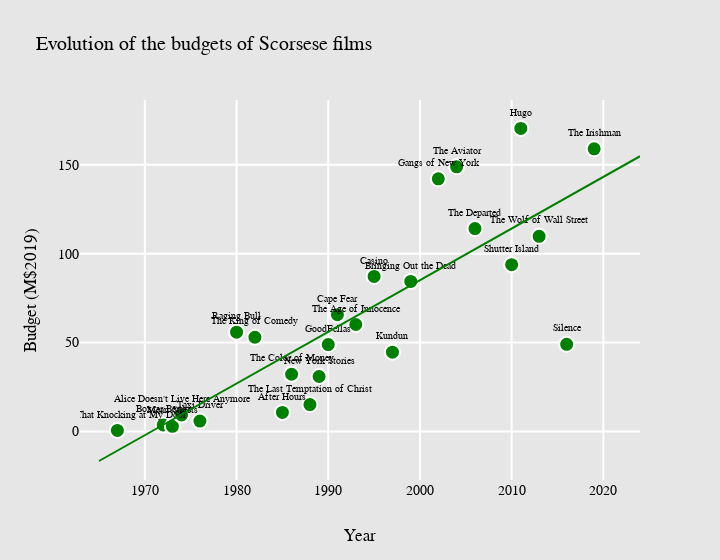

Source (notebook cell):
### Markdown cell above
## Budgets over time.

### Code cell
fig = plot_vars(x=scorsese_features['year'],
          y=scorsese_features['budget_imdb_adj'],
          titles=scorsese_features['title'],
          x_title='Year',
          y_title='Budget (M$2019)',
          x_fit=x_year,
          y_fit=fit_budget_year,
          fig_title='Evolution of the budgets of Scorsese films')

### Figure 1 — Plotly figure (JSON) as saved in the notebook; plotly's stock layout.template omitted (floating-point values rounded to 4 significant figures)
{"data": [{"hovertemplate": "<br>Title: %{text}<br>%{xaxis.title.text}: %{x}<br>%{yaxis.title.text}: %{y}<extra></extra>", "marker": {"color": "green", "line": {"color": "white", "width": 2}, "size": 15}, "mode": "markers+text", "text": ["Who's That Knocking at My Door", "Boxcar Bertha", "Mean Streets", "Alice Doesn't Live Here Anymore", "Taxi Driver", "Raging Bull", "The King of Comedy", "After Hours", "The Color of Money", "The Last Temptation of Christ", "New York Stories", "GoodFellas", "Cape Fear", "The Age of Innocence", "Casino", "Kundun", "Bringing Out the Dead", "Gangs of New York", "The Aviator", "The Departed", "Shutter Island", "Hugo", "The Wolf of Wall Street", "Silence", "The Irishman"], "textfont": {"size": 10}, "textposition": "top center", "type": "scatter", "x": [1967, 1972, 1973, 1974, 1976, 1980, 1982, 1985, 1986, 1988, 1989, 1990, 1991, 1993, 1995, 1997, 1999, 2002, 2004, 2006, 2010, 2011, 2013, 2016, 2019], "y": [0.5741, 3.67, 2.879, 9.334, 5.841, 55.85, 52.99, 10.69, 32.19, 15.13, 30.93, 48.9, 65.7, 60.15, 87.23, 44.6, 84.4, 142.1, 148.9, 114.1, 93.79, 170.5, 109.7, 49.0, 159]}, {"hoverinfo": "skip", "marker": {"color": "green"}, "mode": "lines", "type": "scatter", "x": [1965, 1966, 1967, 1968, 1969, 1970, 1971, 1972, 1973, 1974, 1975, 1976, 1977, 1978, 1979, 1980, 1981, 1982, 1983, 1984, 1985, 1986, 1987, 1988, 1989, 1990, 1991, 1992, 1993, 1994, 1995, 1996, 1997, 1998, 1999, 2000, 2001, 2002, 2003, 2004, 2005, 2006, 2007, 2008, 2009, 2010, 2011, 2012, 2013, 2014, 2015, 2016, 2017, 2018, 2019, 2020, 2021, 2022, 2023, 2024], "y": [-16.61, -13.7, -10.8, -7.893, -4.988, -2.083, 0.8227, 3.728, 6.633, 9.539, 12.44, 15.35, 18.26, 21.16, 24.07, 26.97, 29.88, 32.78, 35.69, 38.59, 41.5, 44.4, 47.31, 50.21, 53.12, 56.03, 58.93, 61.84, 64.74, 67.65, 70.55, 73.46, 76.36, 79.27, 82.17, 85.08, 87.98, 90.89, 93.8, 96.7, 99.61, 102.5, 105.4, 108.3, 111.2, 114.1, 117.0, 119.9, 122.8, 125.8, 128.7, 131.6, 134.5, 137.4, 140.3, 143.2, 146.1, 149.0, 151.9, 154.8]}], "layout": {"font": {"color": "black", "family": "Courier New", "size": 14}, "paper_bgcolor": "rgb(230, 230, 230)", "plot_bgcolor": "rgb(230, 230, 230)", "showlegend": false, "title": {"font": {"size": 20}, "text": "Evolution of the budgets of Scorsese films"}, "width": 720, "xaxis": {"gridcolor": "white", "gridwidth": 2, "title": {"text": "Year"}}, "yaxis": {"gridcolor": "white", "gridwidth": 2, "title": {"text": "Budget (M$2019)"}}}}
